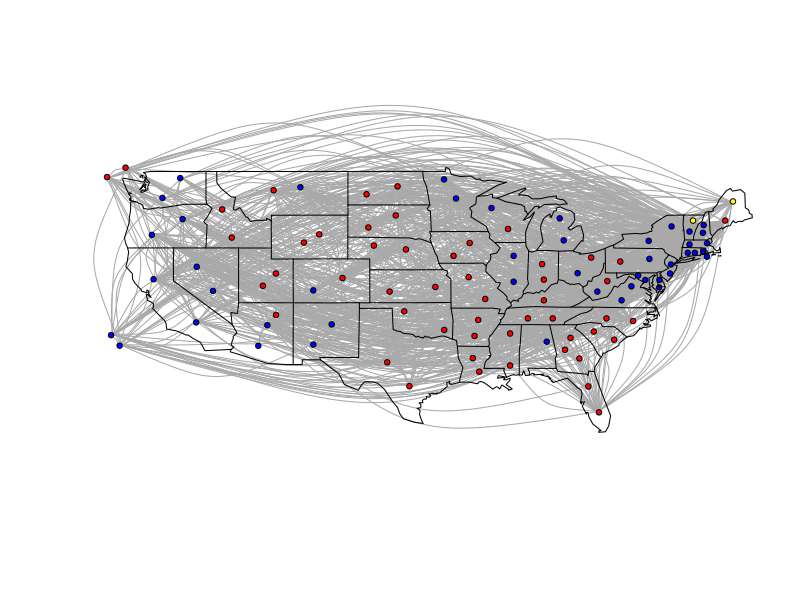
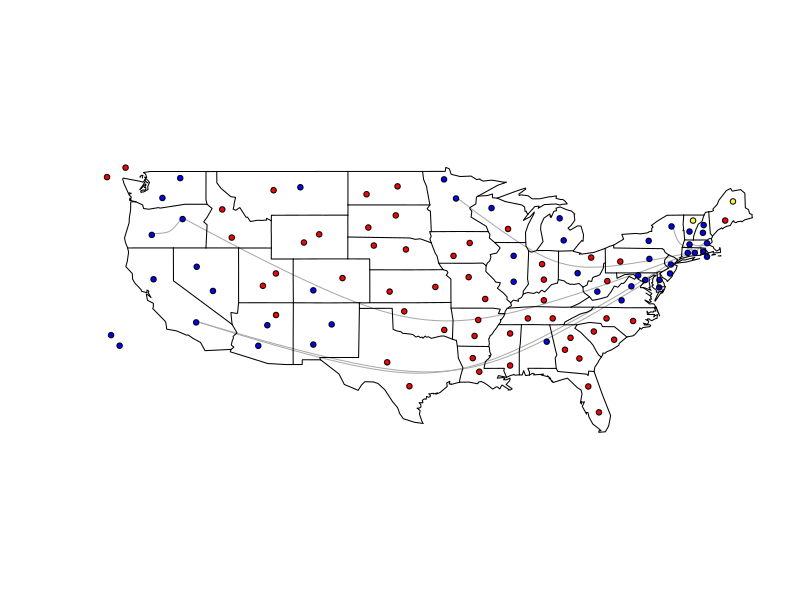
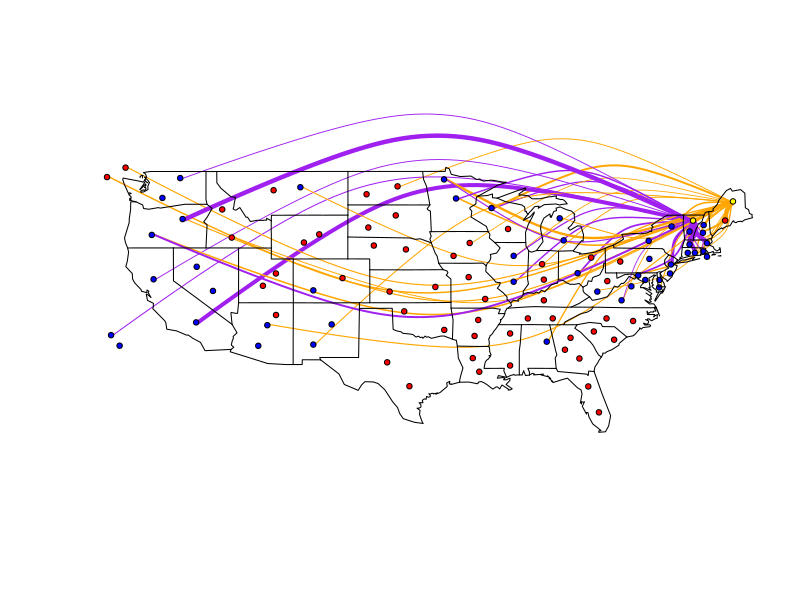
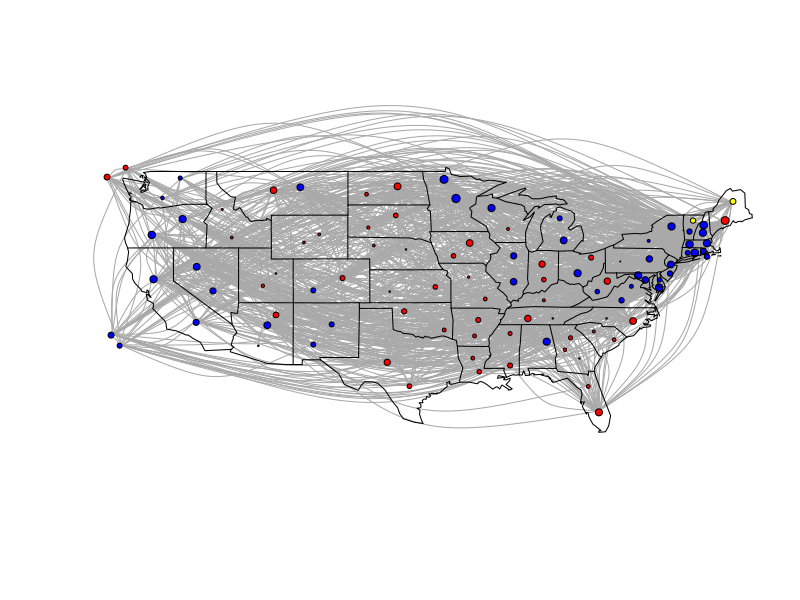
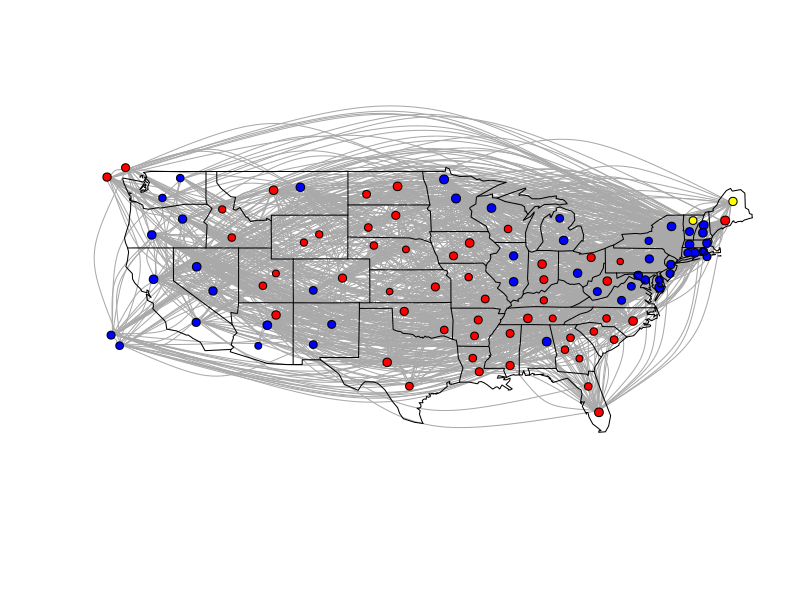
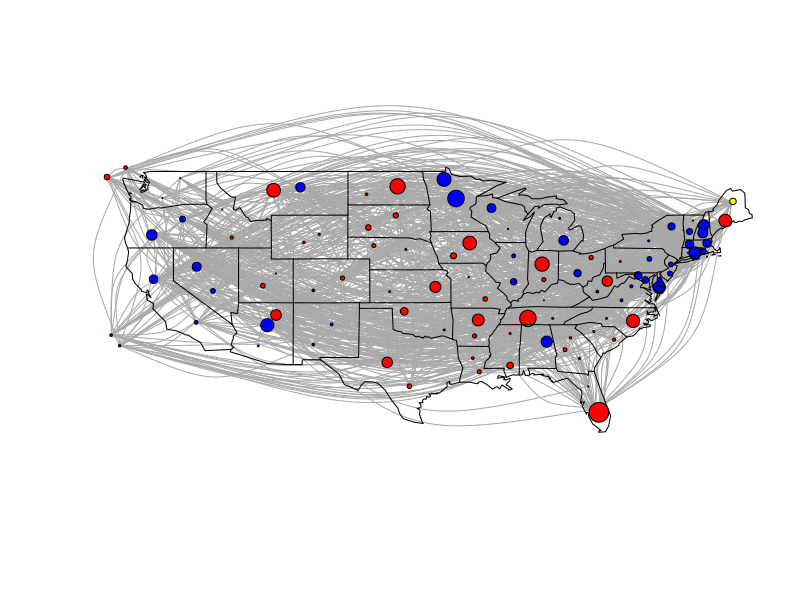
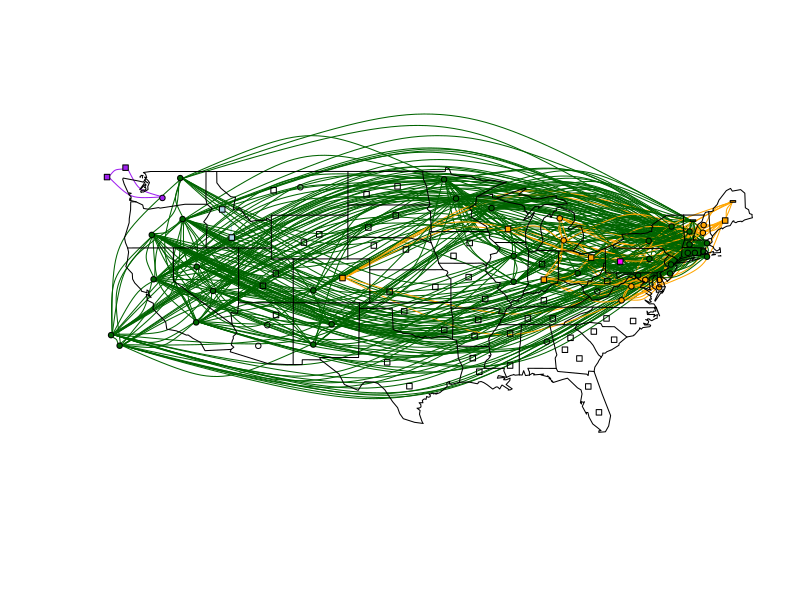

Generate these figures, in order, with R:
#########################
# TIM MILLER
# ANALYTICS EDGE
# HW7
#########################

#----------------------------- PROBLEM 1A -----------------------------#

# Packages
# install.packages("maps")
library(dplyr)
library(maps)
library(igraph)

# Load data
senators <- read.csv("senators.csv")
senatorLinks <- read.csv("senateCosponsorship.csv", stringsAsFactors=FALSE)
G <- graph.data.frame(senatorLinks, directed=FALSE, senators)
# add Senators' names to edges
G = set_edge_attr(G, "name1", index = E(G), senators$name[(senatorLinks$V1)])
G = set_edge_attr(G, "name2", index = E(G), senators$name[(senatorLinks$V2)])
# add Senators' party to edges
G = set_edge_attr(G, "party1", index = E(G), senators$party[(senatorLinks$V1)])
G = set_edge_attr(G, "party2", index = E(G), senators$party[(senatorLinks$V2)])

# Extract connected sub-graph
comp = components(G)
in.max.comp = comp$membership == which.max(comp$csize)
sg = induced_subgraph(G, in.max.comp)
sg.Senators = senators[in.max.comp,]

# Adjust colors

col <- ifelse(V(sg)$party == "R", "red", 
              ifelse(V(sg)$party == "D", "blue", 
              ifelse(V(sg)$party == "I", "yellow","black")))

# Basic plot with updated colors
plot(sg, 
     vertex.size = 50, # you can modify this so that the points are visible
     vertex.label=NA, # don't plot the Senator's names next to each vertex
     vertex.color = col, # update vertex colors based on party affiliation
     edge.curved = TRUE, # make the edges curved
     layout = cbind(V(sg)$x,V(sg)$y), # plot each Senator in their state
     rescale=FALSE, # fix the plot axes to the co-ordinate scale
     xlim = range(senators$x), ylim = range(senators$y) # fix the upper/lower bounds of the plot
)
maps::map("state",  add=TRUE, col="black") # add a map of the US states

#----------------------------- PROBLEM 1B -----------------------------#

threshold = 70

# Basic plot with updated edges
plot(sg, 
     vertex.size = 50, # you can modify this so that the points are visible
     vertex.label=NA, # don't plot the Senator's names next to each vertex
     vertex.color = col, # update vertex colors based on party affiliation
     edge.lty = ifelse(E(sg)$n>=threshold , "solid","blank"), # solid lines for edges with more than 'threshold' cosponsorships
     edge.curved = TRUE, # make the edges curved
     layout = cbind(V(sg)$x,V(sg)$y), # plot each Senator in their state
     rescale=FALSE, # fix the plot axes to the co-ordinate scale
     xlim = range(senators$x), ylim = range(senators$y) # fix the upper/lower bounds of the plot
)
maps::map("state",  add=TRUE, col="black") # add a map of the US states

#----------------------------- PROBLEM 1C -----------------------------#

# Independent Senators
I.senators = senators$name[senators$party=="I"]

# Basic plot with updated edges
plot(sg, 
     vertex.size = 50, # you can modify this so that the points are visible
     vertex.label=NA, # don't plot the Senator's names next to each vertex
     edge.lty = ifelse("I"==E(sg)$party1|"I"==E(sg)$party2, "solid", "blank"), # solid lines for edges that touch an "Independent" vertex, other edges are blank
     edge.color = ifelse(E(sg)$name1==I.senators[1]|E(sg)$name2==I.senators[1], "orange", "purple"), # orange lines for the first senator, purple for the other edges
     edge.width = 0.1*E(sg)$n, # edge width proportional to n
     edge.curved = TRUE, # make the edges curved
     vertex.color = col, # update vertex colors based on party affiliation
     layout = cbind(V(sg)$x,V(sg)$y), # plot each Senator in their state
     rescale=FALSE, # fix the plot axes to the co-ordinate scale
     xlim = range(senators$x), ylim = range(senators$y) # fix the upper/lower bounds of the plot
)
maps::map("state",  add=TRUE, col="black") # add a map of the US states


#----------------------------- PROBLEM 1D -----------------------------#

# Calculate degree centrality
dg = degree(sg)
sg.Senators$degree <- dg

# Calculate closeness centrality
cl = closeness(sg)
sg.Senators$closeness <- cl

# Calculate betweeness
bn = betweenness(sg)
sg.Senators$betweeness <- bn


# Senators with top 10 degree centrality
head(sg.Senators[order(sg.Senators$degree, decreasing = TRUE),], 10)

# Senators with top 10 closeness centrality
head(sg.Senators[order(sg.Senators$closeness, decreasing = TRUE),], 10)

# Senators with top 10 betweeness
head(sg.Senators[order(sg.Senators$betweeness, decreasing = TRUE),], 10)


# Basic plot with size for degree centrality
plot(sg, 
     vertex.label=NA, # don't plot the Senator's names next to each vertex
     vertex.color = col, # update vertex colors based on party affiliation
     vertex.size=10*sqrt(dg), # size based on degree centrality
     edge.curved = TRUE, # make the edges curved
     layout = cbind(V(sg)$x,V(sg)$y), # plot each Senator in their state
     rescale=FALSE, # fix the plot axes to the co-ordinate scale
     xlim = range(senators$x), ylim = range(senators$y) # fix the upper/lower bounds of the plot
)
maps::map("state",  add=TRUE, col="black") # add a map of the US states


# Basic plot with size for closeness centrality
plot(sg, 
     vertex.label=NA, # don't plot the Senator's names next to each vertex
     vertex.color = col, # update vertex colors based on party affiliation
     vertex.size=1000*sqrt(cl), # size based on degree centrality
     edge.curved = TRUE, # make the edges curved
     layout = cbind(V(sg)$x,V(sg)$y), # plot each Senator in their state
     rescale=FALSE, # fix the plot axes to the co-ordinate scale
     xlim = range(senators$x), ylim = range(senators$y) # fix the upper/lower bounds of the plot
)
maps::map("state",  add=TRUE, col="black") # add a map of the US states


# Basic plot with size for betweeness
plot(sg, 
     vertex.label=NA, # don't plot the Senator's names next to each vertex
     vertex.color = col, # update vertex colors based on party affiliation
     vertex.size=10*sqrt(bn), # size based on degree centrality
     edge.curved = TRUE, # make the edges curved
     layout = cbind(V(sg)$x,V(sg)$y), # plot each Senator in their state
     rescale=FALSE, # fix the plot axes to the co-ordinate scale
     xlim = range(senators$x), ylim = range(senators$y) # fix the upper/lower bounds of the plot
)
maps::map("state",  add=TRUE, col="black") # add a map of the US states






#----------------------------- PROBLEM 1E -----------------------------#

# calculate quotient of betweeness centrality divided by degree of centrality
sg.Senators$quotient <- sg.Senators$betweeness / sg.Senators$degree

# Senators with top 10 betweeness divided by closeness
head(sg.Senators[order(sg.Senators$quotient, decreasing = TRUE),], 10)



#----------------------------- PROBLEM 1F -----------------------------#

# create communities
set.seed(173)
community = cluster_spinglass(sg, spins = 100, weights = E(sg)$n)
head(community)

# get community information
clust = community$membership #extract community assignments
table(clust)
  
# calculate community modularity
community$modularity

#----------------------------- PROBLEM 1G -----------------------------#

# add communities to dataframe
sg.Senators$clust = community$membership
# add communities to edges
sg = set_edge_attr(sg, "c1", index=E(sg), sg.Senators[paste(senatorLinks$V1),"clust"])
sg = set_edge_attr(sg, "c2", index=E(sg), sg.Senators[paste(senatorLinks$V2),"clust"])
# colors for plots:
clrs = c("darkgreen","orange","lightblue", "purple","magenta")


# Plot

plot(sg, 
     vertex.size = 50, # you can modify this so that the points are visible
     vertex.label=NA, # don't plot the Senator's names next to each vertex
     vertex.shape=recode(V(sg)$party,"R"="square","D"="circle", "I"="rectangle"), # assign vertex shapes by party
     vertex.color=clrs[sg.Senators$clust], # assign vertex color by community
     edge.lty = ifelse(E(sg)$c1 == E(sg)$c2, "solid", "blank"), # only show edges within the same community
     edge.color = clrs[E(sg)$c1], # edge color by community
     edge.curved = TRUE, # make the edges curved
     layout = cbind(V(sg)$x,V(sg)$y), # plot each Senator in their state
     rescale=FALSE, # fix the plot axes to the co-ordinate scale
     xlim = range(senators$x), ylim = range(senators$y) # fix the upper/lower bounds of the plot
)
maps::map("state",  add=TRUE, col="black") # add a map of the US states

#----------------------------- PROBLEM 1H -----------------------------#

table(sg.Senators$party, clust)

#----------------------------- PROBLEM 1I -----------------------------#

table(sg.Senators$state, clust)



